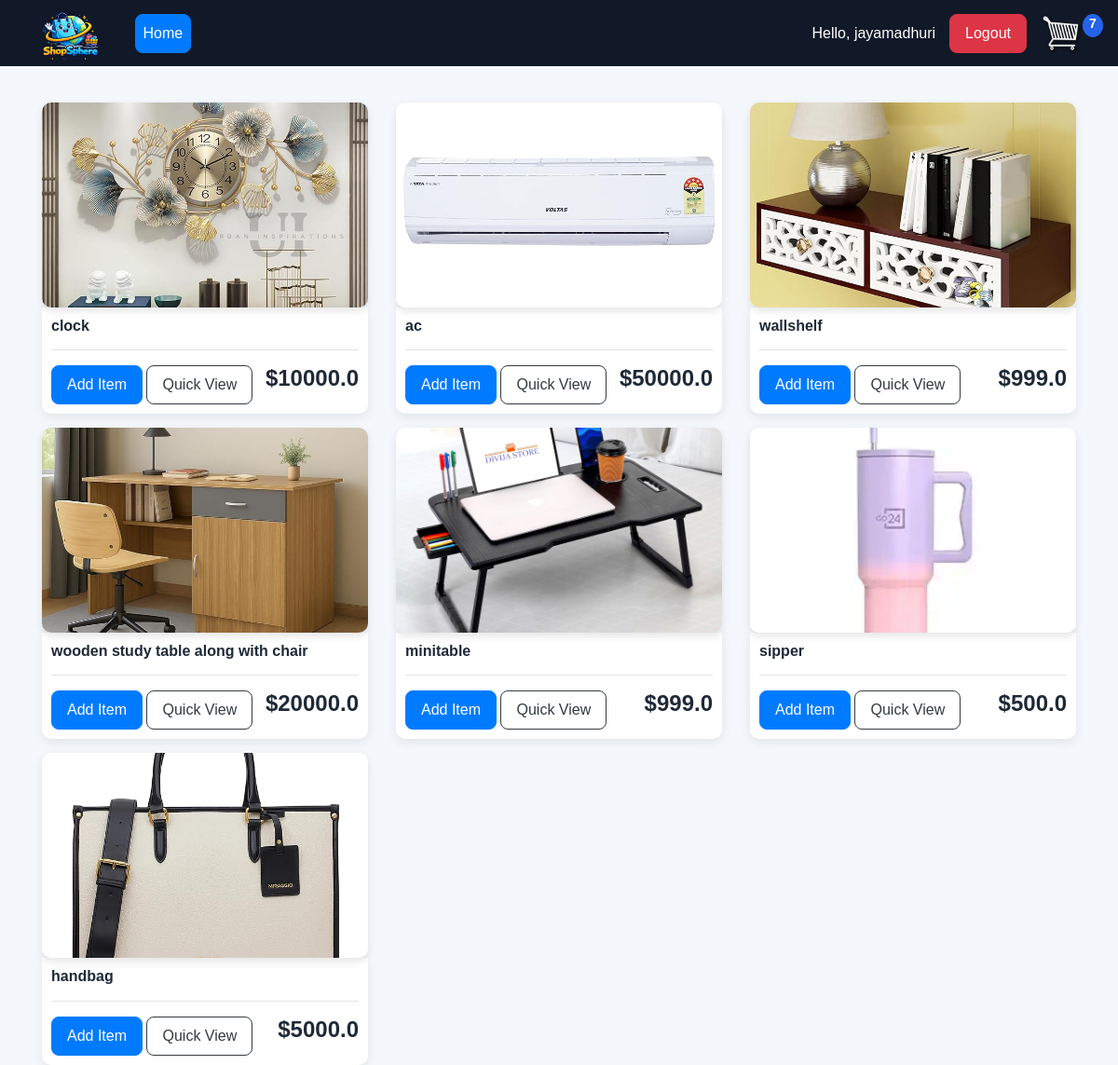
The page /store/ (signed in) on the database its author committed.
### store/models.py (models this page shows, shortened)
class Product(models.Model):
	name = models.CharField(
		max_length=200
	)
	price = models.FloatField()
	digital = models.BooleanField(
		default=False,
		null=True,
		blank=True
	)
	image = models.ImageField(
		null=True,
		blank=True
	)
	@property
	def imageURL(self):
		try:
			url = self.image.url
		except:
			url = ''
		return url

### store/views.py (the view)
# urls.py: path('', include('store.urls')),
@login_required(login_url='login')
def store(request):
	data = cartData(request)
	cartItems = data['cartItems']
	order = data['order']
	items = data['items']
	products = Product.objects.all()
	context = {
		'products':products,
		'cartItems':cartItems
	}
	return render(request, 'store/store.html', context)

### store/models.py (called while the page is built)
	@property
	def get_cart_items(self):
		orderitems = self.orderitem_set.all()
		total = sum([
			item.quantity for item in orderitems
		])
		return total

### store/utils.py (called while the page is built)
def cartData(request):
	if request.user.is_authenticated:
		customer = request.user.customer
		order, created = Order.objects.get_or_create(
			customer=customer,
			complete=False
		)
		items = order.orderitem_set.all()
		cartItems = order.get_cart_items
	else:
		cookieData = cookieCart(request)
		cartItems = cookieData['cartItems']
		order = cookieData['order']
		items = cookieData['items']
	return {
		'cartItems':cartItems,
		'order':order,
		'items':items
	}

### store/templates/store/store.html
{% extends 'store/main.html' %}
{% load static %}
{% block content %}
<div class="row">
	{% for product in products %}
	<div class="col-lg-4">
		<img class="thumbnail" src="{{product.imageURL}}">
		<div class="box-element product">
			<h6>
				<strong>{{product.name}}</strong>
			</h6>
			<hr>
			<button
			data-product="{{product.id}}"
			data-action="add"
			class="btn btn-primary add-btn update-cart">
			Add Item
			</button>
			<a class="btn btn-outline-dark"
			href="#">
			Quick View
			</a>
			<h4 style="display: inline-block; float: right">
				<strong>${{product.price}}</strong>
			</h4>
		</div>
	</div>
	{% endfor %}
</div>
{% endblock content %}

### store/templates/store/main.html (shortened to what this page needs)
<!DOCTYPE html>
{% load static %}
<html>
<head>
	<link rel="stylesheet"
	href="https://stackpath.bootstrapcdn.com/bootstrap/4.4.1/css/bootstrap.min.css"
>
	<link rel="stylesheet"
	type="text/css"
	href="{% static 'css/main.css' %}">
</head>
<body>
	<nav class="navbar navbar-expand-lg navbar-dark bg-dark">
	  <a class="navbar-brand" href="{% url 'home' %}">
	  	<img class="nav-logo"
	  	src="{% static 'images/logo.png' %}">
	  </a>
	  <div class="collapse navbar-collapse"
	  id="navbarSupportedContent">
	    <ul class="navbar-nav mr-auto">
	      <li class="nav-item active">
	        <a class="nav-link btn btn-primary"
	        href="{% url 'home' %}">
	        Home
	    	</a>
	      </li>
	    </ul>
	    <div class="form-inline my-2 my-lg-0">
    {% if request.user.is_authenticated %}
        <span style="color:white; margin-right:15px;">
            Hello, {{request.user}}
        </span>
        <a href="{% url 'logout' %}"
        class="btn btn-danger">
        Logout
        </a>
    {% else %}
        <a href="{% url 'login' %}"
        class="btn btn-success">
        Login
        </a>
    {% endif %}
    <a href="{% url 'cart' %}">
        <img id="cart-icon"
        src="{% static 'images/cart.png' %}">
    </a>
    <p id="cart-total">{{cartItems}}</p>
</div>
	  </div>
	</nav>
    <div class="container">
        <br>
        {% block content %}
        {% endblock content %}
    </div>
</body>
</html>

### static/css/main.css (style rules this page uses)
body { background-color: #f4f7fb; font-family: Arial, Helvetica, sans-serif; }
h1,h2,h3,h4,h5,h6 { color:#1f2937; font-weight: 600; }
.box-element { box-shadow: 0 4px 12px rgba(0,0,0,0.08); background-color: #ffffff; border-radius: 12px; padding: 15px; transition: 0.3s ease; }
.nav-logo { height:75px; margin-top: -10px; margin-bottom: -20px; }
.thumbnail { width: 100%; height: 220px; object-fit: cover; border-radius: 10px; box-shadow: 0 4px 10px rgba(0,0,0,0.1); }
.product { border-radius: 0 0 10px 10px; padding: 10px; }
.bg-dark { background-color: #111827!important; }
#cart-icon { width:45px; display: inline-block; margin-left: 15px; }
#cart-total { display: block; text-align: center; color:white; font-weight: bold; background-color: #2563eb; width: 22px; height: 25px; border-radius: 50%; font-size: 14px; }
.col-lg-4, .col-lg-6, .col-lg-8, .col-lg-12 { margin-top: 15px; }
.btn { border-radius: 8px; padding: 8px 16px; font-weight: 500; transition: 0.3s ease; }

### rows shown on the page
Product: imageURL (picture), name "clock", price "10000.0"
Product: imageURL (picture), name "ac", price "50000.0"
Product: imageURL (picture), name "wallshelf", price "999.0"
Product: imageURL (picture), name "wooden study table along with chair", price "20000.0"
Product: imageURL (picture), name "minitable", price "999.0"
Product: imageURL (picture), name "sipper", price "500.0"
Product: imageURL (picture), name "handbag", price "5000.0"

### other values the page prints
{{ request.user }} "jayamadhuri"
{{ cartItems }} "7"
